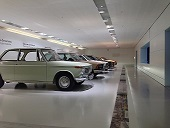
%> input picture ECE216/Lab 4/testImage.JPG, 170 x 128 px
$ octave Part3.m   (GNU Octave 9; MATLAB toolbox functions it lacks are replaced by stand-ins)
%> lines starting %> are read from the running program, lines starting %| are printed output that depends on the picture; in (x1, y1, x2, y2) boxes, pixels count from 0 and x2, y2 are one past the last pixel; in counts of white or black regions, pixels touching at a corner belong together; the program's own positions count from 1
### ECE216/Lab 4/compressor.m
function [ numDiscardedCoefficients, compressedTestSignal ] = compressor(testSignal, cutoff)

    fourierCoefficients = fft2(testSignal); %Obtain the fourier series coefficients.

    % Count number of coefficients with abs value less than cutoff
    numDiscardedCoefficients = nnz(abs(fourierCoefficients)<cutoff);

    % Set all coefficients with abs value less than cutoff to 0
    fourierCoefficients(abs(fourierCoefficients)<cutoff) = 0;

    compressedTestSignal = ifft2(fourierCoefficients);
end

### ECE216/Lab 4/calculatePSNR.m
function [PSNR] = calculatePSNR(testSignal,compressedTestSignal)
    [M,N] = size(testSignal);
    MSE = (1/(M*N))*sum(sum((abs(testSignal-compressedTestSignal)).^2));
    PSNR = 10*log10(1/MSE);
end

### ECE216/Lab 4/calculateCompressionRate.m
function [compressionRate] = calculateCompressionRate( M, N, numDiscardedCoeficients )
    %64 + 64 bits per complex fourier coeficient of type double
    originalSize = 128*M*N;

    newSize = 128*(M*N - numDiscardedCoeficients) + ceil(numDiscardedCoeficients*log2(M*N)) + ceil(log2(M*N));

    compressionRate = newSize/originalSize;
end

### ECE216/Lab 4/Part3.m
clear all
close all
clc

%import and format the test signal for use
testSignal = imread('testImage.JPG');
%> testSignal is the input picture: size 128x170x3 uint8; mean R, G, B 126, 123.2, 119.6
testSignal = double(rgb2gray(testSignal))./255; %Make the image grayscale with pixel values between 0 and 1.
%> testSignal: size 128x170 double

[M,N] = size(testSignal)
%> M = 128; N = 170

%Vary this cutoff parameter to explore the
%compression rate to PSNR tradeoff
cutoff = 10000;

%Create a function that compresses an image by zeroing out Fourier
%coeficients with a modulus below a cutoff threshold
[ numDiscardedCoeficients, compressedTestSignal ] = compressor(testSignal, cutoff);
%> in compressor, `numDiscardedCoefficients = nnz(abs(fourierCoefficients)<cutoff);`: numDiscardedCoefficients = 21759
%> in compressor, `fourierCoefficients(abs(fourierCoefficients)<cutoff) = 0;`:
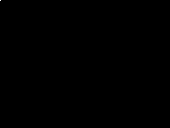
%> fourierCoefficients: size 128x170 double; values 0 (black) and 10551.5 (white), 0% white in thin lines or dots, all inside (x1, y1, x2, y2) = (0, 0, 1, 1)
%> in compressor, `compressedTestSignal = ifft2(fourierCoefficients);`: compressedTestSignal: size 128x170 double; every value is 0.485
%> numDiscardedCoeficients = 21759

%This function calculates the PSNR of the compressed image relative to the
%original image.
PSNR = calculatePSNR(testSignal,compressedTestSignal);
%> in calculatePSNR, `MSE = (1/(M*N))*sum(sum((abs(testSignal-compressedTestSignal)).^2));`: MSE = 0.0268
%> in calculatePSNR, `PSNR = 10*log10(1/MSE);`: PSNR = 15.72
%> PSNR = 15.72

%This function approximates the the compression rate that is obtained.
compressionRate = calculateCompressionRate(M,N, numDiscardedCoeficients );
%> in calculateCompressionRate, `newSize = 128*(M*N - numDiscardedCoeficients) + ceil(numDiscardedCoefi..`: newSize = 313677
%> in calculateCompressionRate, `compressionRate = newSize/originalSize;`: compressionRate = 0.113
%> compressionRate = 0.113

%Display the image and its compressed version.
figure(1);
imshow([testSignal compressedTestSignal]);
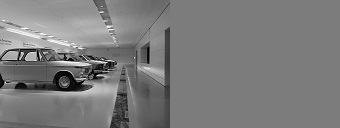
%> displayed picture: size 128x340, on the screen's scale of 0 to 255; min 0, max 255, mean 123.8
str = sprintf('PSNR = %.3fdB    R = %.3f',PSNR,compressionRate);
%> str = 'PSNR = 15.719dB    R = 0.113'
title(str);
